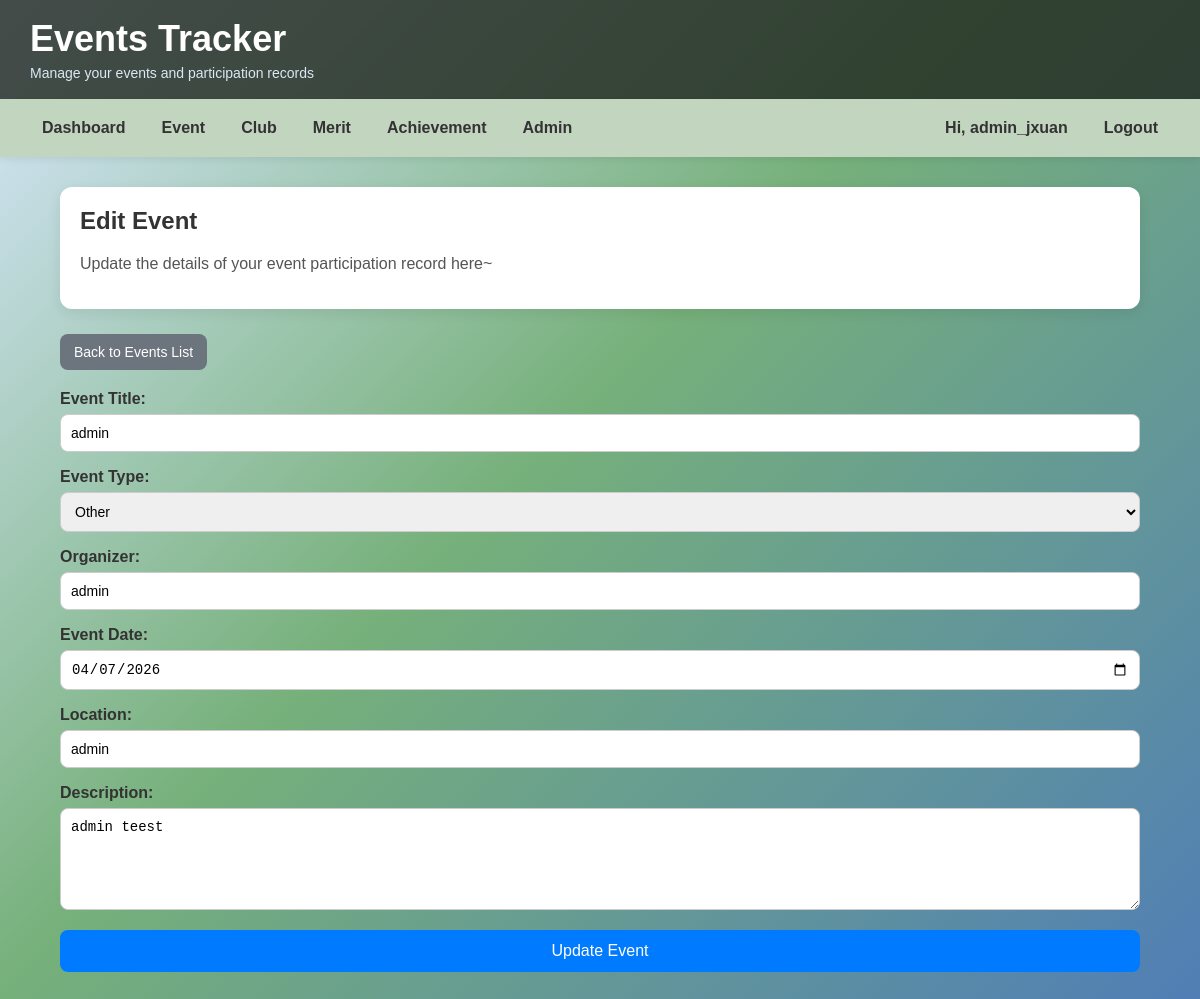
/event/event_edit.php?event_id=6 (signed in), run on the app's committed database.
### tables this page shows
CREATE TABLE `events` (
  `event_id` int(11) NOT NULL,
  `user_id` int(11) NOT NULL,
  `event_title` varchar(150) NOT NULL,
  `event_type` varchar(100) DEFAULT NULL,
  `organizer` varchar(150) NOT NULL,
  `event_date` date NOT NULL,
  `location` varchar(150) NOT NULL,
  `description` text DEFAULT NULL,
  `created_at` timestamp NOT NULL DEFAULT current_timestamp()
);

### event/event_edit.php (the view, shortened to what this page needs)
<?php
include("../db.php");
$user_id = $_SESSION['user_id'];
$event_id = mysqli_real_escape_string($con, $_GET['event_id']);
$select_query = "SELECT * FROM events WHERE event_id='$event_id' AND user_id='$user_id'";
$select_result = mysqli_query($con, $select_query);
$row = mysqli_fetch_assoc($select_result);
$event_title = $row['event_title'];
$event_type = $row['event_type'];
$organizer = $row['organizer'];
$event_date = $row['event_date'];
$location = $row['location'];
$description = $row['description'];
include("../partials/header.php");
include("../partials/navbar.php");
?>
    <div class="container">
        <div class="header-box">
            <h2>Edit Event</h2>
            <p>Update the details of your event participation record here~</p>
            </div>
        <div class = "top-actions">
            <a href="event_list.php" class="btn btn-back">Back to Events List
            </a>
        </div>
        <form method="POST" action="" >
                    <label for="event_title">Event Title:</label>
                    <input type="text" id="event_title" name="event_title" value="<?php echo htmlspecialchars($event_title); ?>" required>
                    <label for="event_type">Event Type:</label>
                    <select name="event_type" id="event_type">
                        <option value="Other" <?php if ($event_type == "Other") echo "selected"; ?>>Other</option>
                    </select>
                    <label for="organizer">Organizer:</label>
                    <input type="text" id="organizer" name="organizer" value="<?php echo htmlspecialchars($organizer); ?>">
                    <label for="event_date">Event Date:</label>
                    <input type="date" id="event_date" name="event_date" value="<?php echo htmlspecialchars($event_date); ?>">
                    <label for="location">Location:</label>
                    <input type="text" id="location" name="location" value="<?php echo htmlspecialchars($location); ?>">
                    <label for="description">Description:</label>
                    <textarea id="description" name="description" rows = "5"><?php echo htmlspecialchars($description); ?></textarea>
                    <input type="submit" name="submit" value="Update Event">
            </form>
        </div>
</body>
</html>

### assets/style.css (style rules this page uses)
body { font-family: Arial, sans-serif; background: linear-gradient(135deg, #d9e8ff 0%, #76b07a 45%, #507eb6 100%); background-attachment: fixed; min-height: 100vh; margin: 0; }
.container { width: 90%; max-width: 1100px; margin: 30px auto; }
.page-box, .card, .header-box, .module-card { background-color: #ffffff; padding: 20px; border-radius: 12px; box-shadow: 0 4px 14px rgba(0,0,0,0.08); }
.header-box, .page-box { margin-bottom: 25px; }
h2, h3 { color: #333333; margin-top: 0; }
p { color: #555555; }
.btn { text-decoration: none; padding: 10px 14px; border-radius: 8px; color: white; font-size: 14px; display: inline-block; border: none; cursor: pointer; }
.btn-back { background-color: #6c757d; }
.top-actions { margin: 20px 0; display: flex; justify-content: space-between; align-items: center; flex-wrap: wrap; gap: 10px; }
label { font-weight: bold; color: #333333; }
input[type="text"], input[type="email"], input[type="password"], input[type="date"], textarea, select { width: 100%; padding: 10px; margin-top: 6px; margin-bottom: 16px; border: 1px solid #cccccc; border-radius: 8px; box-sizing: border-box; font-size: 14px; }
input[type="submit"] { width: 100%; padding: 12px; background-color: #007bff; color: white; border: none; border-radius: 8px; cursor: pointer; font-size: 16px; }

### data on the page
events: event_title "admin", event_type "Other", organizer "admin", event_date "04/07/2026", location "admin", description "admin teest"

### other printed values
$page_title "Events Tracker"
$page_subtitle "Manage your events and participation records"
$_SESSION['user_name'] "admin_jxuan"
